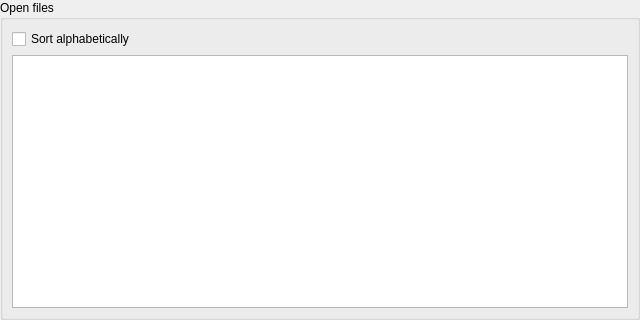
<?xml version="1.0" encoding="UTF-8"?>
<ui version="4.0">
 <class>Dialog</class>
 <widget class="QDialog" name="Dialog">
  <property name="geometry">
   <rect>
    <x>0</x>
    <y>0</y>
    <width>640</width>
    <height>320</height>
   </rect>
  </property>
  <property name="windowTitle">
   <string>Dialog</string>
  </property>
  <layout class="QGridLayout" name="gridLayout">
   <property name="leftMargin">
    <number>0</number>
   </property>
   <property name="topMargin">
    <number>0</number>
   </property>
   <property name="rightMargin">
    <number>0</number>
   </property>
   <property name="bottomMargin">
    <number>0</number>
   </property>
   <property name="spacing">
    <number>0</number>
   </property>
   <item row="0" column="0">
    <widget class="QGroupBox" name="groupBox">
     <property name="title">
      <string>Open files</string>
     </property>
     <layout class="QGridLayout" name="gridLayout_2">
      <item row="0" column="0">
       <widget class="QCheckBox" name="checkBox">
        <property name="text">
         <string>Sort alphabetically</string>
        </property>
       </widget>
      </item>
      <item row="1" column="0">
       <widget class="QTableWidget" name="tableWidget">
        <property name="editTriggers">
         <set>QAbstractItemView::DoubleClicked|QAbstractItemView::EditKeyPressed</set>
        </property>
        <property name="showDropIndicator" stdset="0">
         <bool>false</bool>
        </property>
        <property name="dragDropOverwriteMode">
         <bool>false</bool>
        </property>
        <property name="selectionMode">
         <enum>QAbstractItemView::SingleSelection</enum>
        </property>
        <property name="selectionBehavior">
         <enum>QAbstractItemView::SelectRows</enum>
        </property>
        <property name="showGrid">
         <bool>false</bool>
        </property>
        <property name="cornerButtonEnabled">
         <bool>false</bool>
        </property>
        <property name="columnCount">
         <number>2</number>
        </property>
        <attribute name="horizontalHeaderVisible">
         <bool>false</bool>
        </attribute>
        <attribute name="horizontalHeaderDefaultSectionSize">
         <number>250</number>
        </attribute>
        <attribute name="horizontalHeaderStretchLastSection">
         <bool>false</bool>
        </attribute>
        <attribute name="verticalHeaderVisible">
         <bool>false</bool>
        </attribute>
        <column>
         <property name="text">
          <string>Filename</string>
         </property>
        </column>
        <column>
         <property name="text">
          <string>Path</string>
         </property>
        </column>
       </widget>
      </item>
     </layout>
    </widget>
   </item>
  </layout>
 </widget>
 <resources/>
 <connections/>
</ui>
